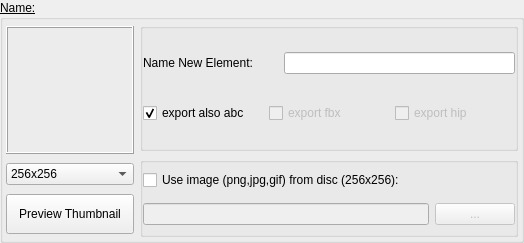
                   <widget class="QGroupBox" name="groupBox_sgNameNewEntry">
                    <property name="sizePolicy">
                     <sizepolicy hsizetype="Preferred" vsizetype="Preferred">
                      <horstretch>0</horstretch>
                      <verstretch>0</verstretch>
                     </sizepolicy>
                    </property>
                    <property name="minimumSize">
                     <size>
                      <width>0</width>
                      <height>0</height>
                     </size>
                    </property>
                    <property name="maximumSize">
                     <size>
                      <width>16777215</width>
                      <height>300</height>
                     </size>
                    </property>
                    <property name="font">
                     <font>
                      <pointsize>9</pointsize>
                      <bold>false</bold>
                      <underline>true</underline>
                     </font>
                    </property>
                    <property name="title">
                     <string>Name:</string>
                    </property>
                    <layout class="QGridLayout" name="gridLayout_11">
                     <property name="leftMargin">
                      <number>3</number>
                     </property>
                     <property name="topMargin">
                      <number>3</number>
                     </property>
                     <property name="rightMargin">
                      <number>3</number>
                     </property>
                     <property name="bottomMargin">
                      <number>3</number>
                     </property>
                     <item row="0" column="0" rowspan="2">
                      <layout class="QVBoxLayout" name="verticalLayout_9">
                       <item>
                        <widget class="QLabel" name="label_sgPreview">
                         <property name="sizePolicy">
                          <sizepolicy hsizetype="Preferred" vsizetype="Preferred">
                           <horstretch>0</horstretch>
                           <verstretch>0</verstretch>
                          </sizepolicy>
                         </property>
                         <property name="minimumSize">
                          <size>
                           <width>128</width>
                           <height>128</height>
                          </size>
                         </property>
                         <property name="maximumSize">
                          <size>
                           <width>128</width>
                           <height>128</height>
                          </size>
                         </property>
                         <property name="mouseTracking">
                          <bool>true</bool>
                         </property>
                         <property name="acceptDrops">
                          <bool>true</bool>
                         </property>
                         <property name="toolTip">
                          <string>&lt;html&gt;&lt;head/&gt;&lt;body&gt;&lt;p&gt;infos to come !&lt;/p&gt;&lt;/body&gt;&lt;/html&gt;</string>
                         </property>
                         <property name="frameShape">
                          <enum>QFrame::Box</enum>
                         </property>
                         <property name="frameShadow">
                          <enum>QFrame::Raised</enum>
                         </property>
                         <property name="text">
                          <string/>
                         </property>
                         <property name="alignment">
                          <set>Qt::AlignLeading|Qt::AlignLeft|Qt::AlignTop</set>
                         </property>
                         <property name="margin">
                          <number>2</number>
                         </property>
                         <property name="indent">
                          <number>1</number>
                         </property>
                        </widget>
                       </item>
                       <item>
                        <widget class="QComboBox" name="comboBox_sgPreviewRes">
                         <property name="maximumSize">
                          <size>
                           <width>16777215</width>
                           <height>16777215</height>
                          </size>
                         </property>
                         <property name="font">
                          <font>
                           <pointsize>9</pointsize>
                           <bold>false</bold>
                           <underline>false</underline>
                          </font>
                         </property>
                         <item>
                          <property name="text">
                           <string>256x256</string>
                          </property>
                         </item>
                         <item>
                          <property name="text">
                           <string>512x512</string>
                          </property>
                         </item>
                        </widget>
                       </item>
                       <item>
                        <widget class="QPushButton" name="pushButton_sgPreviewThumbnail">
                         <property name="minimumSize">
                          <size>
                           <width>0</width>
                           <height>40</height>
                          </size>
                         </property>
                         <property name="maximumSize">
                          <size>
                           <width>16777215</width>
                           <height>40</height>
                          </size>
                         </property>
                         <property name="font">
                          <font>
                           <pointsize>9</pointsize>
                           <bold>false</bold>
                           <underline>false</underline>
                          </font>
                         </property>
                         <property name="toolTip">
                          <string>&lt;html&gt;&lt;head/&gt;&lt;body&gt;&lt;p&gt;Click on the view you want to Generate the thumbnail.&lt;/p&gt;&lt;p&gt;It can be the Perspective view or the Material Viewer, then click on the button&lt;/p&gt;&lt;p&gt;Be aware that it must be the last thing you selected before creating an entry&lt;/p&gt;&lt;/body&gt;&lt;/html&gt;</string>
                         </property>
                         <property name="text">
                          <string>Preview Thumbnail</string>
                         </property>
                        </widget>
                       </item>
                      </layout>
                     </item>
                     <item row="0" column="1">
                      <widget class="QGroupBox" name="groupBox_sgNameEntry">
                       <property name="sizePolicy">
                        <sizepolicy hsizetype="Preferred" vsizetype="Expanding">
                         <horstretch>0</horstretch>
                         <verstretch>0</verstretch>
                        </sizepolicy>
                       </property>
                       <property name="minimumSize">
                        <size>
                         <width>0</width>
                         <height>128</height>
                        </size>
                       </property>
                       <property name="maximumSize">
                        <size>
                         <width>16777215</width>
                         <height>128</height>
                        </size>
                       </property>
                       <property name="title">
                        <string/>
                       </property>
                       <layout class="QVBoxLayout" name="verticalLayout_63">
                        <property name="leftMargin">
                         <number>0</number>
                        </property>
                        <property name="topMargin">
                         <number>0</number>
                        </property>
                        <property name="rightMargin">
                         <number>0</number>
                        </property>
                        <property name="bottomMargin">
                         <number>0</number>
                        </property>
                        <item>
                         <layout class="QHBoxLayout" name="horizontalLayout_54">
                          <item>
                           <widget class="QLabel" name="label_sgNameEntry">
                            <property name="maximumSize">
                             <size>
                              <width>135</width>
                              <height>16777215</height>
                             </size>
                            </property>
                            <property name="font">
                             <font>
                              <pointsize>9</pointsize>
                              <bold>false</bold>
                              <underline>false</underline>
                             </font>
                            </property>
                            <property name="text">
                             <string>Name New Element:</string>
                            </property>
                           </widget>
                          </item>
                          <item>
                           <widget class="QLineEdit" name="lineEdit_sgNameEntry">
                            <property name="sizePolicy">
                             <sizepolicy hsizetype="Preferred" vsizetype="Maximum">
                              <horstretch>0</horstretch>
                              <verstretch>1</verstretch>
                             </sizepolicy>
                            </property>
                            <property name="minimumSize">
                             <size>
                              <width>0</width>
                              <height>0</height>
                             </size>
                            </property>
                            <property name="maximumSize">
                             <size>
                              <width>16777215</width>
                              <height>22</height>
                             </size>
                            </property>
                            <property name="font">
                             <font>
                              <pointsize>9</pointsize>
                              <bold>false</bold>
                              <underline>false</underline>
                             </font>
                            </property>
                            <property name="toolTip">
                             <string>&lt;html&gt;&lt;head/&gt;&lt;body&gt;&lt;p&gt;Type the name of your new element here, no special characters please, use _ for a space, and follow the name convention.&lt;/p&gt;&lt;/body&gt;&lt;/html&gt;</string>
                            </property>
                           </widget>
                          </item>
                         </layout>
                        </item>
                        <item>
                         <layout class="QHBoxLayout" name="horizontalLayout_55">
                          <item>
                           <widget class="QCheckBox" name="checkBox_sgExportAbc">
                            <property name="enabled">
                             <bool>true</bool>
                            </property>
                            <property name="sizePolicy">
                             <sizepolicy hsizetype="Expanding" vsizetype="Fixed">
                              <horstretch>0</horstretch>
                              <verstretch>0</verstretch>
                             </sizepolicy>
                            </property>
                            <property name="minimumSize">
                             <size>
                              <width>120</width>
                              <height>0</height>
                             </size>
                            </property>
                            <property name="font">
                             <font>
                              <pointsize>9</pointsize>
                              <bold>false</bold>
                              <underline>false</underline>
                             </font>
                            </property>
                            <property name="text">
                             <string>export also abc</string>
                            </property>
                            <property name="checked">
                             <bool>true</bool>
                            </property>
                           </widget>
                          </item>
                          <item>
                           <widget class="QCheckBox" name="checkBox_sgExportFbx">
                            <property name="enabled">
                             <bool>false</bool>
                            </property>
                            <property name="sizePolicy">
                             <sizepolicy hsizetype="Expanding" vsizetype="Fixed">
                              <horstretch>0</horstretch>
                              <verstretch>0</verstretch>
                             </sizepolicy>
                            </property>
                            <property name="minimumSize">
                             <size>
                              <width>120</width>
                              <height>0</height>
                             </size>
                            </property>
                            <property name="font">
                             <font>
                              <pointsize>9</pointsize>
                              <bold>false</bold>
                              <underline>false</underline>
                             </font>
                            </property>
                            <property name="text">
                             <string>export fbx</string>
                            </property>
                           </widget>
                          </item>
                          <item>
                           <widget class="QCheckBox" name="checkBox_sgExportHipFile">
                            <property name="enabled">
                             <bool>false</bool>
                            </property>
                            <property name="sizePolicy">
                             <sizepolicy hsizetype="Expanding" vsizetype="Fixed">
                              <horstretch>0</horstretch>
                              <verstretch>0</verstretch>
                             </sizepolicy>
                            </property>
                            <property name="minimumSize">
                             <size>
                              <width>120</width>
                              <height>0</height>
                             </size>
                            </property>
                            <property name="font">
                             <font>
                              <pointsize>9</pointsize>
                              <bold>false</bold>
                              <underline>false</underline>
                             </font>
                            </property>
                            <property name="text">
                             <string>export hip</string>
                            </property>
                           </widget>
                          </item>
                         </layout>
                        </item>
                       </layout>
                      </widget>
                     </item>
                     <item row="1" column="1">
                      <widget class="QGroupBox" name="groupBox_sgLPreviewThumb">
                       <property name="sizePolicy">
                        <sizepolicy hsizetype="Expanding" vsizetype="Expanding">
                         <horstretch>0</horstretch>
                         <verstretch>0</verstretch>
                        </sizepolicy>
                       </property>
                       <property name="minimumSize">
                        <size>
                         <width>0</width>
                         <height>80</height>
                        </size>
                       </property>
                       <property name="maximumSize">
                        <size>
                         <width>16777215</width>
                         <height>80</height>
                        </size>
                       </property>
                       <property name="title">
                        <string/>
                       </property>
                       <layout class="QVBoxLayout" name="verticalLayout_73">
                        <property name="leftMargin">
                         <number>0</number>
                        </property>
                        <property name="topMargin">
                         <number>0</number>
                        </property>
                        <property name="rightMargin">
                         <number>0</number>
                        </property>
                        <property name="bottomMargin">
                         <number>0</number>
                        </property>
                        <item>
                         <widget class="QCheckBox" name="checkBox_sgUseFileDisc">
                          <property name="enabled">
                           <bool>true</bool>
                          </property>
                          <property name="font">
                           <font>
                            <pointsize>9</pointsize>
                            <bold>false</bold>
                            <underline>false</underline>
                           </font>
                          </property>
                          <property name="text">
                           <string>Use image (png,jpg,gif) from disc (256x256):</string>
                          </property>
                          <property name="checkable">
                           <bool>true</bool>
                          </property>
                         </widget>
                        </item>
                        <item>
                         <layout class="QHBoxLayout" name="horizontalLayout_64">
                          <item>
                           <widget class="QLineEdit" name="sg_thumbnailFile_lineEdit">
                            <property name="enabled">
                             <bool>false</bool>
                            </property>
                            <property name="sizePolicy">
                             <sizepolicy hsizetype="Preferred" vsizetype="Maximum">
                              <horstretch>0</horstretch>
                              <verstretch>0</verstretch>
                             </sizepolicy>
                            </property>
                            <property name="font">
                             <font>
                              <pointsize>9</pointsize>
                              <bold>false</bold>
                              <underline>false</underline>
                             </font>
                            </property>
                           </widget>
                          </item>
                          <item>
                           <widget class="QPushButton" name="sg_thumbnailFile_toolButton">
                            <property name="enabled">
                             <bool>false</bool>
                            </property>
                            <property name="sizePolicy">
                             <sizepolicy hsizetype="Minimum" vsizetype="Fixed">
                              <horstretch>0</horstretch>
                              <verstretch>0</verstretch>
                             </sizepolicy>
                            </property>
                            <property name="minimumSize">
                             <size>
                              <width>80</width>
                              <height>0</height>
                             </size>
                            </property>
                            <property name="maximumSize">
                             <size>
                              <width>80</width>
                              <height>16777215</height>
                             </size>
                            </property>
                            <property name="font">
                             <font>
                              <pointsize>9</pointsize>
                              <bold>false</bold>
                              <underline>false</underline>
                             </font>
                            </property>
                            <property name="cursor">
                             <cursorShape>PointingHandCursor</cursorShape>
                            </property>
                            <property name="text">
                             <string>...</string>
                            </property>
                           </widget>
                          </item>
                         </layout>
                        </item>
                       </layout>
                      </widget>
                     </item>
                    </layout>
                   </widget>
